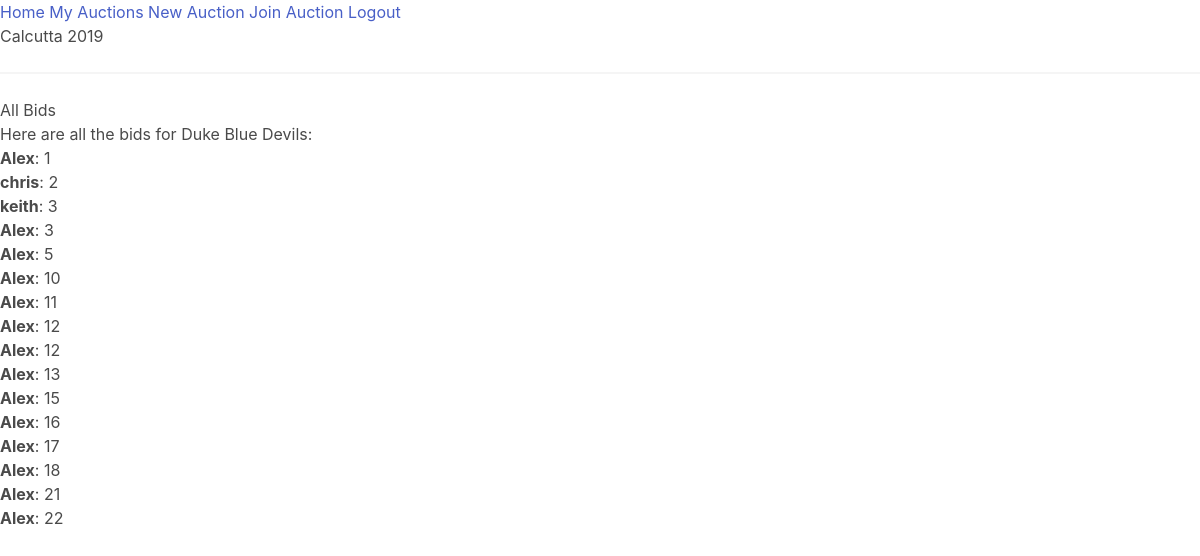
Screenshot of /view/ (signed in) with the database file from the repository.
### model.py (models this page shows)
class BaseModel(Model):
    class Meta:
        database = database

class Team(BaseModel):
    team = CharField(max_length=30, unique=True)

class Bid(BaseModel):
    participant = CharField(max_length=30)
    team_bid = ForeignKeyField(Team)
    bid_amount = IntegerField()
    bid_time_stamp = DateTimeField(primary_key=True)
    auction = ForeignKeyField(Auction)

### main.py (the view)
@app.route('/view/')
@login_required
def view():
    all_teams = Team.select()
    all_bids = Bid.select().where(Bid.team_bid == all_teams[0]).order_by(Bid.bid_amount)
    return render_template('view.jinja2', all_teams=all_teams, bids=all_bids)

### main.py (called while the page is built)
@sign_in.user_loader
def load_user(id):
    return User.select().where(User.id == id).get()

### templates/view.jinja2
{% extends 'base.jinja2' %}
{% block subtitle %}All Bids{% endblock subtitle %}
{% block content %}
{% for team in all_teams %}
    <p>Here are all the bids for {{ team.team }}:</p>
    <ul>
        {% for bid in bids %}
            <li><b>{{ bid.participant }}</b>: {{ bid.bid_amount }}</li>
        {% endfor %}
    </ul>
{% endfor %}
{% endblock content %}

### rows the page displays
Team: team "Duke Blue Devils"
Bid: participant "Alex", bid_amount "1"
Bid: participant "chris", bid_amount "2"
Bid: participant "keith", bid_amount "3"
Bid: participant "Alex", bid_amount "3"
Bid: participant "Alex", bid_amount "5"
Bid: participant "Alex", bid_amount "10"
Bid: participant "Alex", bid_amount "11"
Bid: participant "Alex", bid_amount "12"
Bid: participant "Alex", bid_amount "12"
Bid: participant "Alex", bid_amount "13"
Bid: participant "Alex", bid_amount "15"
Bid: participant "Alex", bid_amount "16"
Bid: participant "Alex", bid_amount "17"
Bid: participant "Alex", bid_amount "18"
Bid: participant "Alex", bid_amount "21"
Bid: participant "Alex", bid_amount "22"
